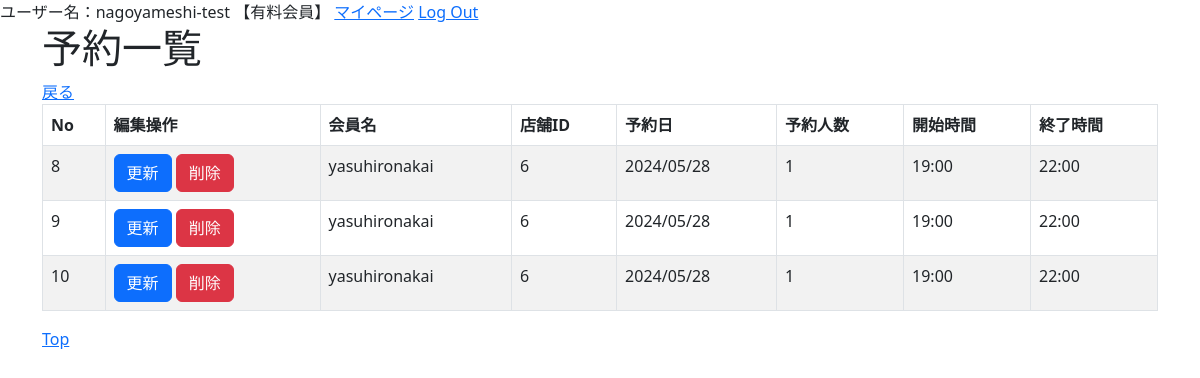
The app's page /main/reservationlist (signed in) with its own data.
### accounts/models.py (models this page shows)
class CustomUser(AbstractUser):
    is_subscribed = models.BooleanField(default=False, verbose_name='有料会員')
    cord_number = models.CharField(max_length=200,verbose_name='カードNo',null=True,blank=True)
    date_of_expiry = models.CharField(max_length=200, verbose_name='有効期限',null=True,blank=True)
    security_key = models.CharField(max_length=200, verbose_name='セキュリティキー',null=True,blank=True)
    class Meta:
        verbose_name_plural = 'CustomUser'

### main/models.py (models this page shows, shortened)
class Reservation(models.Model):
    username = models.CharField(max_length=200)
    restaurantid = models.PositiveIntegerField()
    reservationdate = models.CharField(max_length=10)
    numberofpeople = models.PositiveIntegerField()
    starttime = models.CharField(max_length=10)
    endtime = models.CharField(max_length=10)

### main/views.py (the view)
# urls.py: path('main/reservationlist',views.ReservationListView.as_view(), name="reservation_list"),
class ReservationListView(ListView):
    model = Reservation
    paginate_by = 5
    template_name = 'main/Reservation_List.html'
    def get_context_data(self, **kwargs):
        restaurantid = self.request.GET.get('restaurantid')
        context = super(ReservationListView, self).get_context_data(**kwargs)
        context.update({
            'restaurantid': restaurantid,
        })
        return context

### main/templates/main/Reservation_List.html (shortened to what this page needs)
{% extends "base.html" %}
{% block content %}
<h1>予約一覧</h1>
<table class="table table-striped table-hover table-bordered">
    <thead>
        <tr>
            <th>No</th>
            <th>編集操作</th>
            <th>会員名</th>
            <th>店舗ID</th>
            <th>予約日</th>
            <th>予約人数</th>
            <th>開始時間</th>
            <th>終了時間</th>
        </tr>
    </thead>
    {% for Reservation in object_list %}
    <tr>
        <td>{{ Reservation.id }} </td>
        <td>
            <button class="btn btn-primary" onclick="location.href='{% url 'reservation_update' pk=Reservation.pk %}'">更新</button>
            <button class="btn btn-danger" onclick="location.href='{% url 'reservation_delete' pk=Reservation.pk %}'">削除</button>
        </td>
        <td>{{ Reservation.username }} </td>
        <td>{{ Reservation.restaurantid }} </td>
        <td>{{ Reservation.reservationdate }} </td>
        <td>{{ Reservation.numberofpeople }} </td>
        <td>{{ Reservation.starttime }} </td>
        <td>{{ Reservation.endtime }} </td>
    </tr>
    {% endfor %}
    <a href="{% url 'mypage' %}">戻る</a>
</table>
<a href="{% url 'top' %}">Top</a>
{% endblock %}

### main/templates/base.html (shortened to what this page needs)
<!DOCTYPE html>
<html lang="ja">
<head>
    <link href="https://cdn.jsdelivr.net/npm/bootstrap@5.3.0-alpha3/dist/css/bootstrap.min.css" rel="stylesheet">
</head>
<body>
    {% if user.is_authenticated %}
        <a>ユーザー名：{{ user.username }}</a>
        {% if user.is_subscribed %}
            <a>【有料会員】</a>
        {% else %}
            <a>【普通会員】</a>
        {% endif %}
        <a href="{% url 'mypage' %}">マイページ</a>
        <a href="{% url 'account_logout' %}">Log Out</a>
    {% else %}
        <a href="{% url 'account_login' %}">Log In</a>
        <a href="{% url 'account_signup' %}">Sign Up</a>
    {% endif %}
    <div class="container">
        {% block content %}{% endblock %}
    </div>
</body>
</html>

### records on screen
CustomUser: username "nagoyameshi-test"
Reservation: id "8", username "yasuhironakai", restaurantid "6", reservationdate "2024/05/28", numberofpeople "1", starttime "19:00", endtime "22:00"
Reservation: id "9", username "yasuhironakai", restaurantid "6", reservationdate "2024/05/28", numberofpeople "1", starttime "19:00", endtime "22:00"
Reservation: id "10", username "yasuhironakai", restaurantid "6", reservationdate "2024/05/28", numberofpeople "1", starttime "19:00", endtime "22:00"
